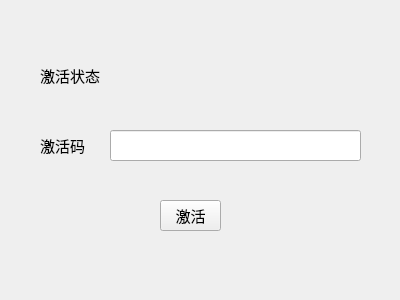
<?xml version="1.0" encoding="UTF-8"?>
<ui version="4.0">
 <class>Dialog_Activate</class>
 <widget class="QDialog" name="Dialog_Activate">
  <property name="geometry">
   <rect>
    <x>0</x>
    <y>0</y>
    <width>400</width>
    <height>300</height>
   </rect>
  </property>
  <property name="minimumSize">
   <size>
    <width>400</width>
    <height>300</height>
   </size>
  </property>
  <property name="maximumSize">
   <size>
    <width>400</width>
    <height>300</height>
   </size>
  </property>
  <property name="font">
   <font>
    <family>微软雅黑</family>
    <pointsize>11</pointsize>
   </font>
  </property>
  <property name="windowTitle">
   <string>激活</string>
  </property>
  <widget class="QLineEdit" name="Edit_License">
   <property name="geometry">
    <rect>
     <x>110</x>
     <y>130</y>
     <width>251</width>
     <height>31</height>
    </rect>
   </property>
  </widget>
  <widget class="QLabel" name="label">
   <property name="geometry">
    <rect>
     <x>40</x>
     <y>60</y>
     <width>71</width>
     <height>31</height>
    </rect>
   </property>
   <property name="text">
    <string>激活状态</string>
   </property>
  </widget>
  <widget class="QLabel" name="label_2">
   <property name="geometry">
    <rect>
     <x>40</x>
     <y>130</y>
     <width>71</width>
     <height>31</height>
    </rect>
   </property>
   <property name="text">
    <string>激活码</string>
   </property>
  </widget>
  <widget class="QLabel" name="Lbl_ShowActivateInfo">
   <property name="geometry">
    <rect>
     <x>110</x>
     <y>60</y>
     <width>251</width>
     <height>31</height>
    </rect>
   </property>
   <property name="text">
    <string/>
   </property>
  </widget>
  <widget class="QToolButton" name="Btn_Activate">
   <property name="geometry">
    <rect>
     <x>160</x>
     <y>200</y>
     <width>61</width>
     <height>31</height>
    </rect>
   </property>
   <property name="text">
    <string>激活</string>
   </property>
  </widget>
 </widget>
 <resources/>
 <connections/>
</ui>
